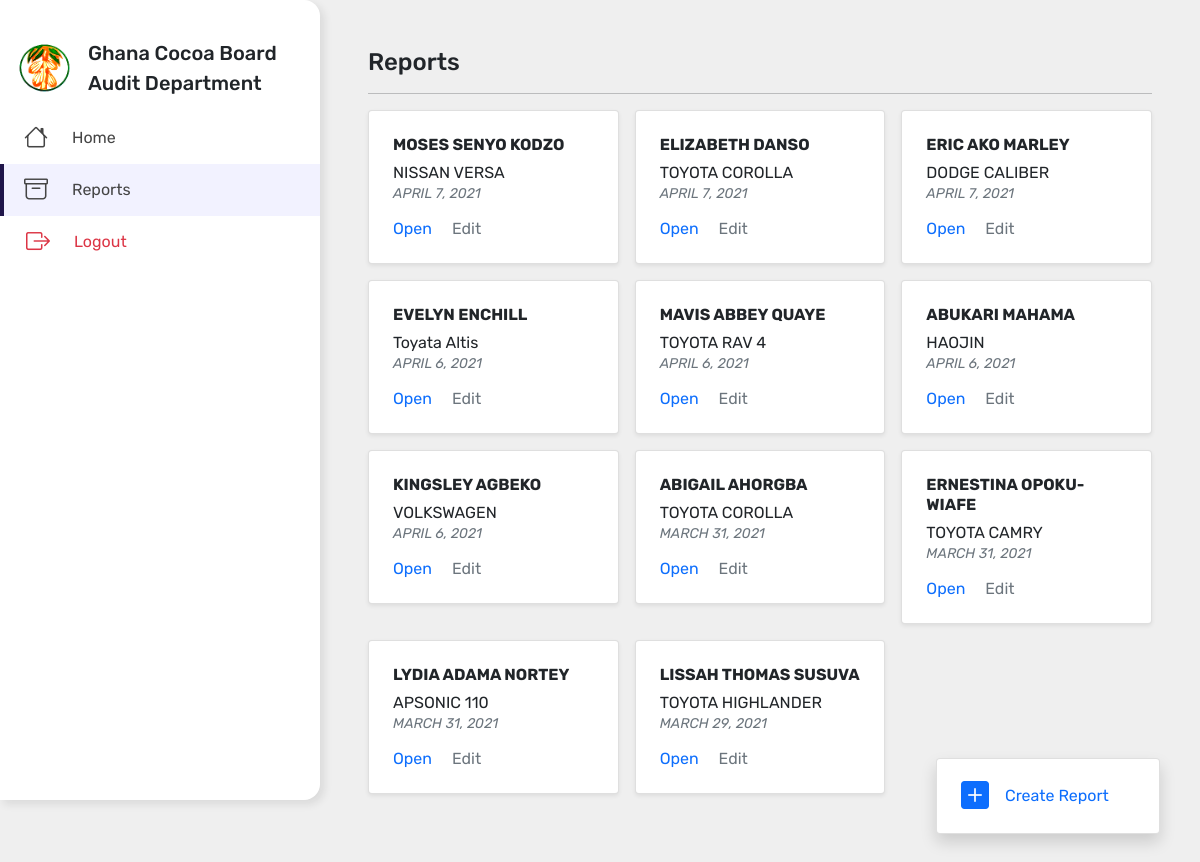
The app's page /report/list/ (signed in) with its own data.
### inspection/models.py (models this page shows, shortened)
class Report(models.Model):
    ITEM_INSPECTED_CHOICES = (
        ('v', 'Vehicle'),
        ('m', 'Motor Bike')
    )
    DEED_STATUS_CHOICES = (
        ('', 'select...'),
        ('c', 'COMPLETED')
    )
    TAKING_BENEFIT_CHOICES = (
        (0, 'NO'),
        (1, 'YES')
        )
    date = models.DateField(auto_now=True)
    date_created = models.DateField(auto_now_add=True, blank=True, null=True)
    name = models.CharField(max_length=100, unique=True)
    loan_for = models.CharField(choices=ITEM_INSPECTED_CHOICES,
                                default='v',
                                max_length=5)
    item_inspected = models.CharField(choices=ITEM_INSPECTED_CHOICES,
                                      default='v',
                                      max_length=5)
    make = models.CharField(max_length=70)
    registration = models.CharField(max_length=30)
    chasis_number = models.CharField(max_length=17)
    insurance_policy_number = models.CharField(max_length=50)
    insurance_starting_date = models.DateField()
    insurance_expiry_date = models.DateField()
    cubic_capacity = models.IntegerField()
    road_worthiness_starting_date = models.DateField()
    road_worthiness_expiry_date = models.DateField()
    driving_license_number = models.CharField(max_length=30)
    driving_license_starting_date = models.DateField()
    driving_license_expiry_date = models.DateField(verbose_name="License Expiry/Renewal Date")
    deed_status = models.CharField('Deed of Assignment',
                                   choices=DEED_STATUS_CHOICES,
                                   max_length=5)
    currently_receiving = models.IntegerField(choices=TAKING_BENEFIT_CHOICES, default=0)
    manager = models.ForeignKey(Manager, on_delete=models.CASCADE)
    def get_absolute_url(self):
        return reverse('get_report', args=[str(self.id)])
    class Meta:
        ordering = ['-date']

### inspection/views.py (the view)
# urls.py: path('report/list/', ReportListView.as_view(), name='list_report'),
class ReportListView(LoginRequiredMixin, ListView):
    queryset = Report.objects.order_by('-date')
    related_object_name = 'reports'
    paginate_by = 12
    template_name = 'inspection/report_list.html'

### inspection/views.py (called while the page is built)
    @method_decorator(login_required)
    def dispatch(self, *args, **kwargs):
        return super().dispatch(*args, **kwargs)

### templates/inspection/report_list.html (shortened to what this page needs)
{% extends '_base.html' %}
{% load static %}
{% block content %}
<div class="base-body">
    <div class="space"></div>
    <nav class="nav">
        <div class="nav-brand">
            <div class="pic"><img src="{% static 'img/logo.PNG' %}" alt="" /></div>
            <div class="text">
                Ghana Cocoa Board
                <div class="smaller">Audit Department</div>
            </div>
        </div>
        <ul>
            <li class="">
                <a href="{% url 'home' %}">
                    <span class="icon"><i class="bi bi-house"></i></span>
                    Home
                </a>
            </li>
            <li class="active">
                <a href="{% url 'list_report' %}">
                    <span class="icon"><i class="bi bi-archive"></i></span>
                    Reports
                </a>
            </li>
            <li>
                <a href="{% url 'logout' %}"  class="text-danger">
                    <span class="icon"><i class="bi bi-box-arrow-right"></i></span>
                    Logout
                </a>
            </li>
        </ul>
    </nav>
    <main>
        <div class="links">
            <h2 class="mt-3">Reports</h2>
            <hr>
            <div class="cards mb-4 mt-1">
            <div class="row  g-3 g-xl-3">
                {% for report in object_list %}
                <div class="col-sm-6 col-xl-4">
                    <div class="card shadow-sm">
                        <div class="card-body p-4 pb-2 lh-sm">
                            <p class="card-title fw-bold">{{ report.name }}</p>
                            <p class="card-text">
                                {{ report.make }} <br>
                                <span class="small text-uppercase fst-italic text-secondary">{{ report.date }}</span>
                                <br>
                                <div class="ctas mb-0">
                                    <a href="{{report.get_absolute_url}}" class="d-inline-block open">Open</a>
                                    <a href="{% url 'update_report' report.pk %}" class="d-inline-block text-center edit ">Edit</a>
                                </div>
                            </p>
                        </div>
                    </div>
                </div>
                {% endfor %}
                <div class="create-report">
                    <a href="{% url 'create_report' %}" class="card text-decoration-none shadow">
                        <div class="card-body ">
                           <i class="bi bi-plus-square-fill"></i> Create Report
                        </div>
                    </a>
                </div>
            </div>
            </div>
        </div>
    </main>
</div>
{% endblock %}

### templates/_base.html (shortened to what this page needs)
{% load static %}
<!DOCTYPE html>
<html lang="en">
<head>
    <link href="https://cdn.jsdelivr.net/npm/bootstrap@5.0.0-beta2/dist/css/bootstrap.min.css" rel="stylesheet">
    <link rel="stylesheet" href="https://cdn.jsdelivr.net/npm/bootstrap-icons@1.5.0/font/bootstrap-icons.css">
    <link rel="stylesheet" href="{% static 'css/style.css' %}">
</head>
<body>
    {% block content %}{% endblock %}
</body>
</html>

### static/css/style.css (style rules this page uses)
body { background: #dbcdc7; font-family: "Rubik"; }
h2 { font-size: 1.5rem; }
.links { margin-top: 1rem; }
.space { max-width: 360px; min-width: 320px; }
.nav { max-width: 360px; min-width: 320px; padding-top: 0.5rem; display: flex; flex-flow: column; box-shadow: 4px 4px 8px rgba(30, 30, 30, 0.1); height: 100vh; background: #fff; transition: 0.3s ease-out; border-top-right-radius: 16px; border-bottom-right-radius: 16px; position: fixed; z-index: 1000; }
.nav-brand { font-weight: 500; display: flex; align-items: center; font-size: 20px; padding-top: 1rem; }
.nav-brand .pic { width: 56px; height: 56px; margin: 1rem; display: inline-block; }
.nav-brand .pic img { width: 100%; }
.nav ul { padding-left: 0; }
.nav ul li { padding: 0 1rem; min-height: 50px; position: relative; list-style: none; }
.nav ul li.active { background: #f2f2ff; }
.nav ul li.active:before { content: ""; width: 4px; height: 100%; position: absolute; left: 0; top: 0; background: #1F154A; }
.nav ul li a { padding: 0.5rem 0; text-decoration: none; color: #454545; display: flex; align-items: center; }
.nav ul li a .icon { display: flex; justify-content: flex-start; align-items: center; width: 3rem; margin-left: 0.5rem; font-size: 1.5rem; }
.nav ul li:last-of-type a .icon { margin-left: 0.625rem; }
.base-body { display: flex; flex-flow: row nowrap; background-color: #efefef; }
.base-body main { padding: 2rem 3rem 3rem; max-width: 1140px; margin: auto; flex: 1 1 auto; min-height: 100vh; }
.base-body main .card a { text-decoration: none; }
.base-body main .card .open { margin-right: 1rem; color: var(--bs-blue); }
.base-body main .card .edit { color: var(--bs-secondary); }
.base-body main .card i { font-size: 1.75rem; }
.base-body main .cards .row > *:last-of-type .card-body { padding-left: 1.5rem; display: flex; align-items: center; }
.base-body main .cards .row > *:last-of-type .card-body i { margin-right: 1rem; }
.create-report { position: fixed; bottom: 2rem; right: 2rem; max-width: 15rem; }

### templates/inspection/report_list.html (style rules this page uses)
body { background: #fff; }

### records on screen
Report: name "MOSES SENYO KODZO", make "NISSAN VERSA", date "APRIL 7, 2021"
Report: name "ELIZABETH DANSO", make "TOYOTA COROLLA", date "APRIL 7, 2021"
Report: name "ERIC AKO MARLEY", make "DODGE CALIBER", date "APRIL 7, 2021"
Report: name "EVELYN ENCHILL", make "Toyata Altis", date "APRIL 6, 2021"
Report: name "MAVIS ABBEY QUAYE", make "TOYOTA RAV 4", date "APRIL 6, 2021"
Report: name "ABUKARI MAHAMA", make "HAOJIN", date "APRIL 6, 2021"
Report: name "KINGSLEY AGBEKO", make "VOLKSWAGEN", date "APRIL 6, 2021"
Report: name "ABIGAIL AHORGBA", make "TOYOTA COROLLA", date "MARCH 31, 2021"
Report: name "ERNESTINA OPOKU-WIAFE", make "TOYOTA CAMRY", date "MARCH 31, 2021"
Report: name "LYDIA ADAMA NORTEY", make "APSONIC 110", date "MARCH 31, 2021"
Report: name "LISSAH THOMAS SUSUVA", make "TOYOTA HIGHLANDER", date "MARCH 29, 2021"
